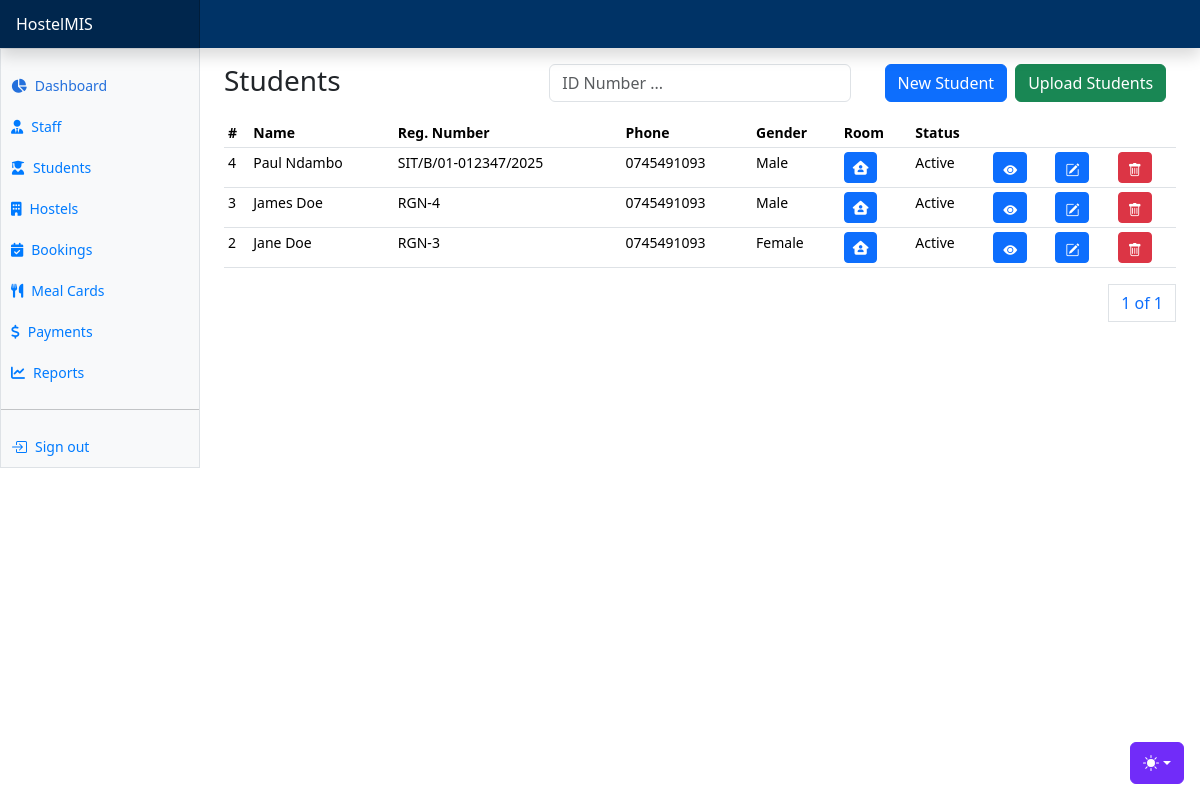
/students/, run on an earlier commit of the app's database.
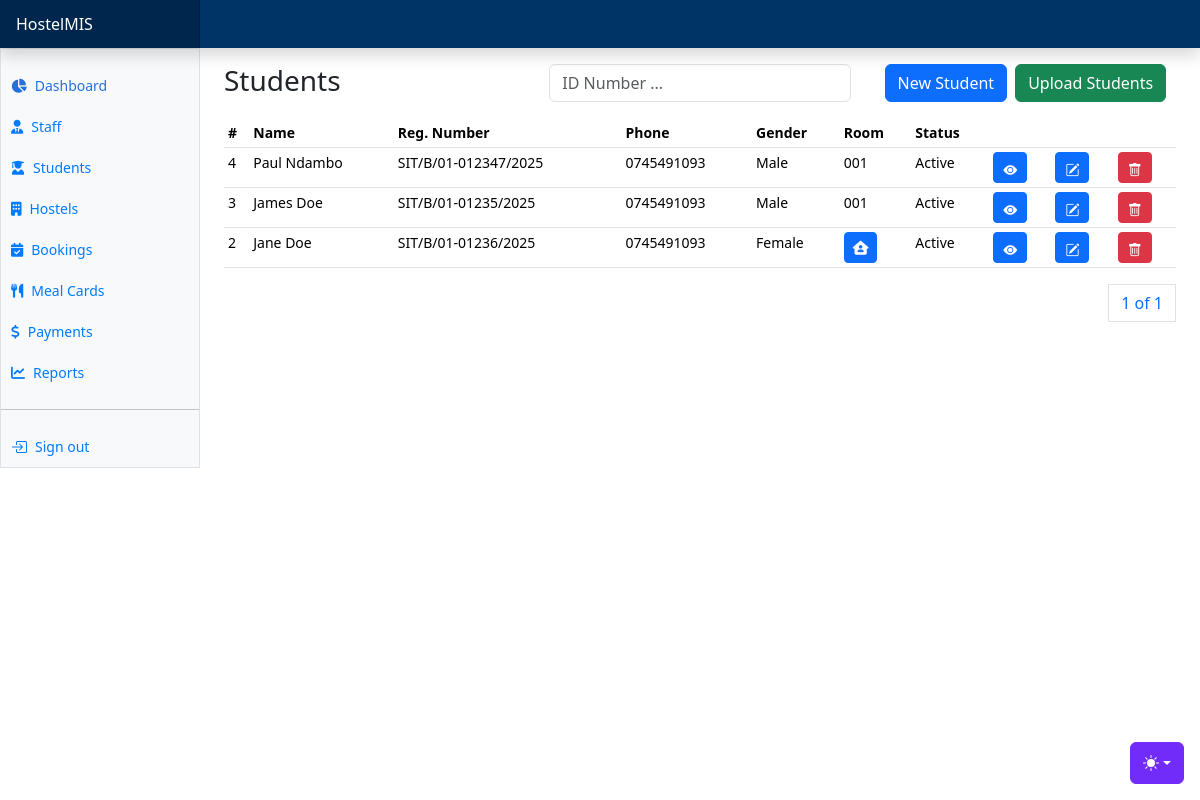
And on a later commit of the database.
### apps/students/models.py (models this page shows, shortened)
class Student(AbsoluteBaseModel):
    user = models.OneToOneField("users.User", on_delete=models.CASCADE)
    registration_number = models.CharField(max_length=255)
    guardian_name = models.CharField(max_length=255, null=True)
    guardian_phone_number = models.CharField(max_length=255, null=True)
    status = models.CharField(max_length=255, choices=STUDENT_STATUS_CHOICES)
    room_assigned = models.ForeignKey("hostels.HostelRoom", on_delete=models.CASCADE, null=True)
    hostel_assigned = models.ForeignKey("hostels.Hostel", on_delete=models.CASCADE, null=True, related_name="hostelstudents")

### apps/users/models.py (models this page shows, shortened)
class User(AbstractUser, AbsoluteBaseModel):
    role = models.ForeignKey(UserRole, on_delete=models.CASCADE, null=True)
    gender = models.CharField(max_length=10, choices=GENDER_CHOICES)
    phone_number = models.CharField(max_length=255)
    address = models.CharField(max_length=255, null=True)
    city = models.CharField(max_length=255, null=True)
    country = models.CharField(max_length=255, null=True)
    date_of_birth = models.DateField(default="1999-10-10")
    def name(self):
        return f"{self.first_name} {self.last_name}"

### apps/hostels/models.py (models this page shows, shortened)
class HostelRoom(AbsoluteBaseModel):
    hostel = models.ForeignKey("hostels.Hostel", on_delete=models.CASCADE, null=True)
    room_number = models.CharField(max_length=255)
    room_capacity = models.IntegerField(default=1)
    students_assigned = models.IntegerField(default=0)
    fully_booked = models.BooleanField(default=False)

### apps/students/views.py (the view, shortened to what this page needs)
# urls.py: path("students/", include("apps.students.urls")),
def students(request):
    students = Student.objects.all().order_by("-created_on")
    paginator = Paginator(students, 8)
    page_number = request.GET.get("page")
    page_obj = paginator.get_page(page_number)
    context = {"page_obj": page_obj, "gender_choices": GENDER_CHOICES}
    return render(request, "students/students.html", context)

### templates/students/students.html (shortened to what this page needs)
{% extends "base.html" %}
{% block content %}
<div class="row">
    <div class="col">
        <h3>Students</h3>
    </div>
    <div class="col">
      <form method="POST">
        <div class="input-group mb-3">
            <div class="col">
              <input type="text" class="form-control" name="search_text" id="search_text" placeholder="ID Number ...">
            </div>
          </div>
      </form>
    </div>
    <div class="col">
      <div class="d-grid d-sm-flex gap-2 justify-content-sm-center">
        <button class="btn btn-primary" data-bs-toggle="modal" data-bs-target="#newStudentModal">New Student</button>
        <button class="btn btn-success" data-bs-toggle="modal" data-bs-target="#uploadStudentsModal">Upload Students</button>
      </div>
    </div>
</div>
      <div class="table-responsive small">
        <table class="table table-sm">
          <thead>
            <tr>
              <th scope="col">#</th>
              <th scope="col">Name</th>
              <th scope="col">Reg. Number</th>
              <th scope="col">Phone</th>
              <th scope="col">Gender</th>
              <th scope="col">Room</th>
              <th scope="col">Status</th>
              <th scope="col" colspan="3"></th>
            </tr>
          </thead>
          <tbody>
            {% for student in page_obj %}
            <tr>
              <td>{{student.id}}</td>
              <td>{{student.user.name}}</td>
              <td>{{student.registration_number}}</td>
              <td>{{student.user.phone_number}}</td>
              <td>{{student.user.gender}}</td>
              <td>
                {% if student.room_assigned %}
                {{student.room_assigned.room_number}}
                {% else %}
                <a class="btn btn-primary btn-sm" data-bs-toggle="modal" data-bs-target="#editStudentModal{{ student.id }}">
                  <i class="fas fa-house-user"></i>
                </a>
                {% endif %}
              </td>
              <td>{{student.status}}</td>
              <td>
                <a href="{% url 'student-details' student.id %}" class="btn btn-primary btn-sm"><i class="bi bi-eye-fill"></i></a>
              </td>
              <td><a class="btn btn-primary btn-sm" data-bs-toggle="modal" data-bs-target="#editStudentModal{{ student.id }}">
                <i class="bi bi-pencil-square"></i>
              </a></td>
              <td><a class="btn btn-danger btn-sm" data-bs-toggle="modal" data-bs-target="#deleteStudentModal{{ student.id }}">
                <i class="bi bi-trash"></i>
              </a></td>
            </tr>
            {% endfor %}
          </tbody>
        </table>
        <div>
          <nav aria-label="Page navigation example">
            <ul class="pagination justify-content-end">
              <a class="page-link" href="#">{{ page_obj.number }} of {{ page_obj.paginator.num_pages }}</a>
            </ul>
          </nav>
        </div>
      </div>
{% endblock content %}

What changed in the data, as far as the page shows it:
changed Student "SIT/B/01-012347/2025": room_assigned.room_number (not shown) → "001"; room_assigned_id empty → 5 (drawn)
changed Student "James Doe": registration_number "RGN-4" → "SIT/B/01-01235/2025"; room_assigned.room_number (not shown) → "001"; room_assigned_id empty → 5 (drawn)
changed Student "Jane Doe": registration_number "RGN-3" → "SIT/B/01-01236/2025"
